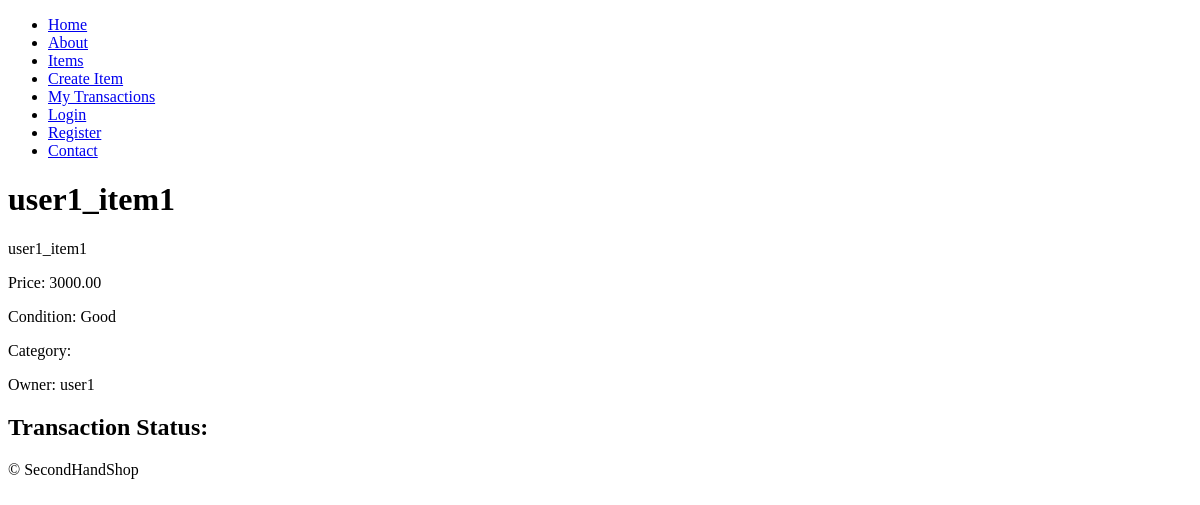
The app's page /items/1/, older data.
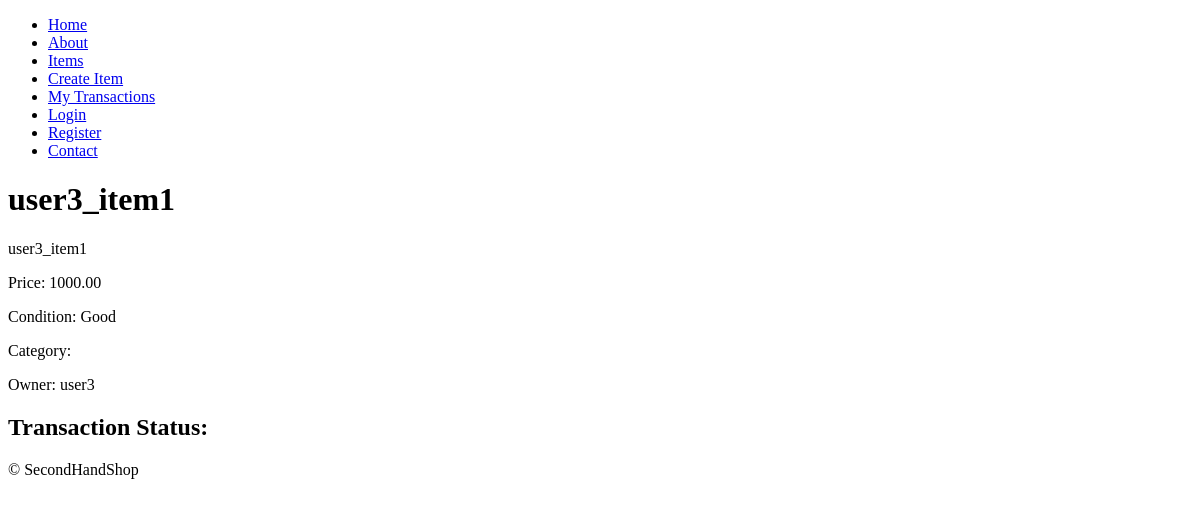
The same page, newer data.
### items/models.py (models this page shows, shortened)
class Item(models.Model):
    owner = models.ForeignKey(settings.AUTH_USER_MODEL, on_delete=models.CASCADE, related_name='items')
    title = models.CharField(max_length=200)
    description = models.TextField()
    price = models.DecimalField(max_digits=10, decimal_places=2)
    category = models.ForeignKey(Category, on_delete=models.SET_NULL, null=True, related_name='items')
    condition = models.CharField(max_length=100)
    video = models.FileField(upload_to='item_videos/', null=True, blank=True)
    created_at = models.DateTimeField(auto_now_add=True)
    updated_at = models.DateTimeField(auto_now=True)
    is_active = models.BooleanField(default=True)

### users/models.py (models this page shows, shortened)
class CustomUser(AbstractUser):
    phone_number = models.CharField(max_length=15, unique=True, null=True, blank=True)
    address = models.TextField(null=True, blank=True)
    profile_picture = models.ImageField(upload_to='profile_pics/', null=True, blank=True)
    email = models.EmailField(unique=True)

### items/views.py (the view)
# urls.py: path('<int:pk>/', ItemDetailView.as_view(), name='item-detail'),
class ItemDetailView(DetailView):
    model = Item
    template_name = 'items/item_detail.html'

### templates/items/item_detail.html (shortened to what this page needs)
{% extends 'base.html' %}
{% block content %}
  <h1>{{ item.title }}</h1>
  <p>{{ item.description }}</p>
  <p>Price: {{ item.price }}</p>
  <p>Condition: {{ item.condition }}</p>
  <p>Category: {{ item.category.name }}</p>
  <p>Owner: {{ item.owner.username }}</p>
  <h2>Transaction Status: {{ transaction.status }}</h2>
{% endblock %}

### templates/base.html (shortened to what this page needs)
<!DOCTYPE html>
<html lang="en">
<head>
    {% load static %}
</head>
<body>
    <header>
        <nav>
            <ul>
                <li><a href="{% url 'index' %}">Home</a></li>
                <li><a href="{% url 'about' %}">About</a></li>
                <li><a href="{% url 'items:item_list' %}">Items</a></li>
                <li><a href="{% url 'items:item_create' %}">Create Item</a></li>
                <li><a href="{% url 'transactions:transaction_list' %}">My Transactions</a></li>
                {% if user.is_authenticated %}
                    <li><a href="{% url 'profile' %}">Profile</a></li>
                    <li><a href="{% url 'chat:chatroom_list' %}">Chatrooms</a></li>
                    <li><a href="{% url 'logout' %}?next={{ request.path }}">Logout</a></li>
                {% else %}
                    <li><a href="{% url 'login' %}">Login</a></li>
                    <li><a href="{% url 'register' %}">Register</a></li>
                {% endif %}
                <li><a href="{% url 'contact' %}">Contact</a></li>
            </ul>
        </nav>
    </header>
    <main>
        {% block content %}{% endblock %}
    </main>
    <footer>
        <p>&copy; SecondHandShop</p>
    </footer>
</body>
</html>

Row changes from the older to the newer data that the page shows:
changed Item "Good": title "user1_item1" → "user3_item1"; description "user1_item1" → "user3_item1"; price "3000.00" → "1000.00"; owner.username "user1" → "user3"
